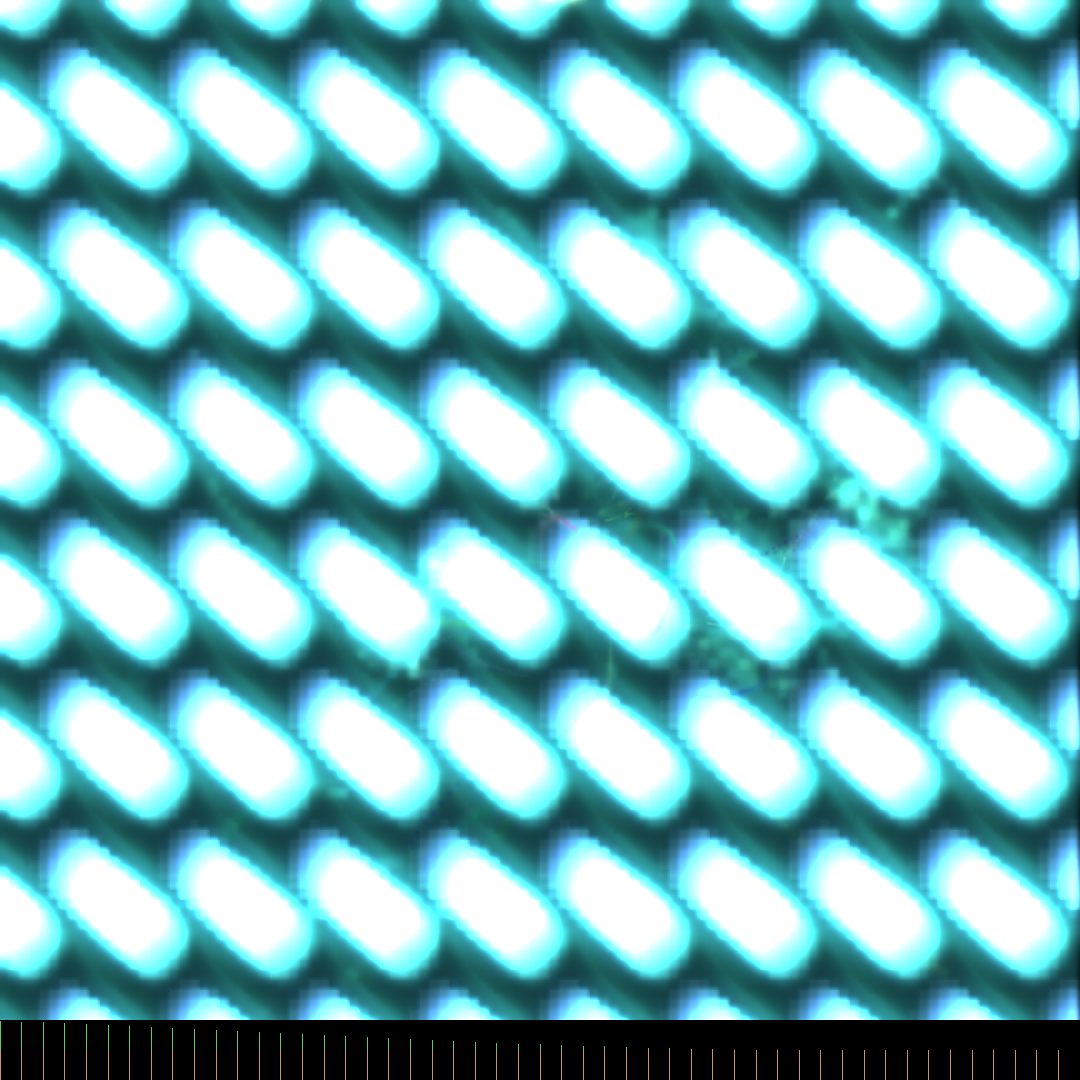

The script that saved this image:
import numpy as np
from PIL import Image
import math
import colorsys

# Symbiotic Algorithms - Where Mathematical Systems Collaborate
# Multiple algorithms working together, each contributing its unique perspective

WIDTH, HEIGHT = 1080, 1080

# Initialize shared canvas
canvas = np.zeros((HEIGHT, WIDTH, 3), dtype=np.float32)

# Communication system for algorithms to share information
class CommunicationHub:
    def __init__(self):
        self.messages = []
        self.energy_field = np.zeros((HEIGHT//10, WIDTH//10))  # Shared energy map
        self.harmony_score = 0.5
        self.collaboration_history = []
        
    def broadcast(self, sender, message_type, data):
        """Allow algorithms to send messages to each other"""
        self.messages.append({
            'sender': sender,
            'type': message_type,
            'data': data,
            'timestamp': len(self.collaboration_history)
        })
        
    def receive(self, receiver):
        """Get messages relevant to a receiver"""
        relevant = [m for m in self.messages if m['sender'] != receiver]
        self.messages = []  # Clear after reading
        return relevant
        
    def update_energy(self, x, y, amount):
        """Update shared energy field"""
        grid_x = int(x / 10)
        grid_y = int(y / 10)
        if 0 <= grid_x < WIDTH//10 and 0 <= grid_y < HEIGHT//10:
            self.energy_field[grid_y, grid_x] += amount
            
    def get_local_energy(self, x, y):
        """Get energy at a location"""
        grid_x = int(x / 10)
        grid_y = int(y / 10)
        if 0 <= grid_x < WIDTH//10 and 0 <= grid_y < HEIGHT//10:
            return self.energy_field[grid_y, grid_x]
        return 0

# Algorithm 1: Wave Generator
class WaveGenerator:
    def __init__(self, hub):
        self.hub = hub
        self.phase = 0
        self.frequency = 0.05
        self.amplitude = 50
        self.name = 'wave'
        
    def generate(self, canvas):
        """Create interference patterns"""
        messages = self.hub.receive(self.name)
        
        # Adapt based on messages
        for msg in messages:
            if msg['type'] == 'energy_spike':
                # Increase frequency near energy spikes
                self.frequency = min(0.1, self.frequency + 0.001)
            elif msg['type'] == 'pattern_void':
                # Fill voids with waves
                void_x, void_y = msg['data']['position']
                self._create_ripple(canvas, void_x, void_y)
        
        # Generate primary waves
        for y in range(0, HEIGHT, 5):
            for x in range(0, WIDTH, 5):
                # Wave function influenced by local energy
                local_energy = self.hub.get_local_energy(x, y)
                
                wave1 = math.sin(x * self.frequency + self.phase)
                wave2 = math.cos(y * self.frequency * 0.8 + self.phase * 0.7)
                
                combined = (wave1 + wave2) / 2
                
                # Energy modulates amplitude
                amplitude = self.amplitude * (0.5 + 0.5 * local_energy)
                intensity = (combined + 1) / 2 * amplitude / 100
                
                if intensity > 0.1:
                    # Cool blues and cyans
                    hue = 0.5 + 0.1 * combined
                    sat = 0.7
                    val = intensity
                    
                    r, g, b = colorsys.hsv_to_rgb(hue, sat, val)
                    
                    # Soft brush
                    for dy in range(-2, 3):
                        for dx in range(-2, 3):
                            px, py = x + dx, y + dy
                            if 0 <= px < WIDTH and 0 <= py < HEIGHT:
                                canvas[py, px] += np.array([r, g, b]) * 0.1
                
                # Update energy field
                if combined > 0.5:
                    self.hub.update_energy(x, y, 0.1)
        
        self.phase += 0.1
        
        # Broadcast wave peaks
        if self.phase % (2 * math.pi) < 0.1:
            self.hub.broadcast(self.name, 'wave_peak', {'phase': self.phase})
    
    def _create_ripple(self, canvas, cx, cy):
        """Create ripple effect at specific location"""
        for r in range(20, 80, 5):
            for angle in np.linspace(0, 2*np.pi, int(r)):
                x = cx + r * math.cos(angle)
                y = cy + r * math.sin(angle)
                
                if 0 <= x < WIDTH and 0 <= y < HEIGHT:
                    fade = 1 - (r / 80)
                    intensity = fade * 0.3
                    
                    canvas[int(y), int(x)] += np.array([0.3, 0.5, 0.8]) * intensity

# Algorithm 2: Particle Swarm
class ParticleSwarm:
    def __init__(self, hub, num_particles=30):  # Fewer particles for speed
        self.hub = hub
        self.name = 'swarm'
        self.particles = []
        
        for _ in range(num_particles):
            self.particles.append({
                'pos': np.random.rand(2) * [WIDTH, HEIGHT],
                'vel': np.random.randn(2) * 2,
                'color': np.random.random(),
                'trail': []
            })
        
        self.center = np.array([WIDTH/2, HEIGHT/2])
        
    def generate(self, canvas):
        """Particle swarm optimization with communication"""
        messages = self.hub.receive(self.name)
        
        # React to messages
        attractors = []
        for msg in messages:
            if msg['type'] == 'growth_point':
                attractors.append(msg['data']['position'])
            elif msg['type'] == 'wave_peak':
                # Particles surf on wave peaks
                for particle in self.particles:
                    particle['vel'] += np.random.randn(2) * 0.5
        
        # Update particles
        for particle in self.particles:
            # Swarm behavior
            to_center = self.center - particle['pos']
            
            # Attraction to energy centers
            local_energy = self.hub.get_local_energy(particle['pos'][0], particle['pos'][1])
            
            if local_energy > 0.5:
                # Found energy source - broadcast it
                self.hub.broadcast(self.name, 'energy_spike', 
                                 {'position': particle['pos'].tolist(), 
                                  'strength': local_energy})
            
            # Move toward attractors from other systems
            for attractor in attractors:
                to_attractor = np.array(attractor) - particle['pos']
                if np.linalg.norm(to_attractor) < 200:
                    particle['vel'] += to_attractor * 0.01
            
            # Update velocity with friction
            particle['vel'] += to_center * 0.001
            particle['vel'] *= 0.98
            
            # Update position
            particle['pos'] += particle['vel']
            
            # Wrap boundaries
            particle['pos'] = particle['pos'] % [WIDTH, HEIGHT]
            
            # Store trail
            particle['trail'].append(particle['pos'].copy())
            if len(particle['trail']) > 20:
                particle['trail'].pop(0)
            
            # Draw particle and trail
            for i, pos in enumerate(particle['trail']):
                intensity = (i + 1) / len(particle['trail'])
                
                hue = particle['color']
                sat = 0.6 + 0.4 * local_energy
                val = intensity * 0.8
                
                r, g, b = colorsys.hsv_to_rgb(hue, sat, val)
                
                x, y = int(pos[0]), int(pos[1])
                if 0 <= x < WIDTH and 0 <= y < HEIGHT:
                    canvas[y, x] += np.array([r, g, b]) * 0.2
            
            # Update energy where particles pass
            self.hub.update_energy(particle['pos'][0], particle['pos'][1], 0.05)
        
        # Update swarm center based on energy
        if len(self.particles) > 0:
            high_energy_particles = [p for p in self.particles 
                                   if self.hub.get_local_energy(p['pos'][0], p['pos'][1]) > 0.3]
            if high_energy_particles:
                self.center = np.mean([p['pos'] for p in high_energy_particles], axis=0)

# Algorithm 3: Growth System (Simplified L-System)
class GrowthSystem:
    def __init__(self, hub):
        self.hub = hub
        self.name = 'growth'
        self.branches = []
        self.generation = 0
        
    def generate(self, canvas):
        """Grow structures based on energy and messages"""
        messages = self.hub.receive(self.name)
        
        # Find good places to grow
        growth_spots = []
        for msg in messages:
            if msg['type'] == 'energy_spike':
                growth_spots.append(msg['data']['position'])
        
        # Also check energy field for growth opportunities
        if self.generation % 10 == 0:
            for y in range(0, HEIGHT, 20):
                for x in range(0, WIDTH, 20):
                    if self.hub.get_local_energy(x, y) > 0.7:
                        growth_spots.append([x, y])
        
        # Grow from high energy spots
        for spot in growth_spots[:3]:  # Limit growth points
            self._grow_structure(canvas, spot[0], spot[1])
            
            # Broadcast growth location
            self.hub.broadcast(self.name, 'growth_point', {'position': spot})
        
        # Check for empty areas and request help
        if self.generation % 20 == 0:
            empty_spots = self._find_empty_areas(canvas)
            for spot in empty_spots:
                self.hub.broadcast(self.name, 'pattern_void', {'position': spot})
        
        self.generation += 1
    
    def _grow_structure(self, canvas, x, y):
        """Grow a simple branching structure"""
        length = 30
        angle = np.random.random() * 2 * np.pi
        
        branches = [(x, y, angle, length)]
        
        for _ in range(3):  # 3 levels of branching
            new_branches = []
            
            for bx, by, bangle, blength in branches:
                # Draw branch
                for step in range(int(blength)):
                    t = step / blength
                    
                    px = bx + step * math.cos(bangle)
                    py = by + step * math.sin(bangle)
                    
                    if 0 <= px < WIDTH and 0 <= py < HEIGHT:
                        # Color based on energy
                        local_energy = self.hub.get_local_energy(px, py)
                        
                        hue = 0.3 - 0.1 * local_energy  # Green to yellow
                        sat = 0.7
                        val = 0.6 * (1 - t)  # Fade toward tips
                        
                        r, g, b = colorsys.hsv_to_rgb(hue, sat, val)
                        
                        canvas[int(py), int(px)] += np.array([r, g, b]) * 0.3
                        
                        # Deposit energy
                        self.hub.update_energy(px, py, 0.02)
                
                # Branch
                if blength > 10:
                    for _ in range(2):
                        new_angle = bangle + np.random.uniform(-0.5, 0.5)
                        new_length = blength * 0.7
                        end_x = bx + blength * math.cos(bangle)
                        end_y = by + blength * math.sin(bangle)
                        new_branches.append((end_x, end_y, new_angle, new_length))
            
            branches = new_branches
    
    def _find_empty_areas(self, canvas):
        """Find areas that need patterns"""
        empty_spots = []
        
        for y in range(50, HEIGHT-50, 100):
            for x in range(50, WIDTH-50, 100):
                # Check local area
                local_sum = np.sum(canvas[y-25:y+25, x-25:x+25])
                
                if local_sum < 10:  # Very dark area
                    empty_spots.append((x, y))
        
        return empty_spots

# Algorithm 4: Harmonizer
class Harmonizer:
    def __init__(self, hub):
        self.hub = hub
        self.name = 'harmonizer'
        
    def generate(self, canvas):
        """Create harmony between other algorithms' outputs"""
        # Analyze current state
        total_brightness = np.mean(canvas)
        color_variance = np.std(canvas)
        
        # Update harmony score
        self.hub.harmony_score = 1 / (1 + color_variance)
        
        # Smooth transitions between different algorithm outputs
        if total_brightness > 0.1:
            # Apply subtle Gaussian blur to blend
            from scipy.ndimage import gaussian_filter
            for channel in range(3):
                canvas[:, :, channel] = gaussian_filter(canvas[:, :, channel], sigma=1)
        
        # Add connecting elements where algorithms meet
        energy_field = self.hub.energy_field
        
        # Find energy gradients
        gy, gx = np.gradient(energy_field)
        gradient_magnitude = np.sqrt(gx**2 + gy**2)
        
        # Draw connections at high gradient areas
        high_gradient_points = np.where(gradient_magnitude > 0.1)
        
        for i in range(min(len(high_gradient_points[0]), 50)):
            gy = high_gradient_points[0][i] * 10
            gx = high_gradient_points[1][i] * 10
            
            if 0 <= gx < WIDTH and 0 <= gy < HEIGHT:
                # Create harmony lines
                angle = math.atan2(gy - HEIGHT/2, gx - WIDTH/2)
                
                for r in range(20):
                    px = gx + r * math.cos(angle + np.pi/2)
                    py = gy + r * math.sin(angle + np.pi/2)
                    
                    if 0 <= px < WIDTH and 0 <= py < HEIGHT:
                        # Harmony color - white with rainbow tint
                        hue = (gx / WIDTH + gy / HEIGHT) / 2
                        sat = 0.3
                        val = 0.5 * (1 - r/20)
                        
                        r_color, g_color, b_color = colorsys.hsv_to_rgb(hue, sat, val)
                        
                        canvas[int(py), int(px)] += np.array([r_color, g_color, b_color]) * 0.1

# Create collaborative system
print("Initializing symbiotic algorithms...")
hub = CommunicationHub()

algorithms = [
    WaveGenerator(hub),
    ParticleSwarm(hub),
    GrowthSystem(hub),
    Harmonizer(hub)
]

# Let them collaborate
print("Beginning algorithmic collaboration...")

for iteration in range(50):  # Reduced iterations
    if iteration % 10 == 0:
        print(f"Iteration {iteration}: Harmony score: {hub.harmony_score:.3f}")
    
    # Each algorithm contributes
    for algo in algorithms:
        algo.generate(canvas)
    
    # Record collaboration state
    hub.collaboration_history.append({
        'iteration': iteration,
        'harmony': hub.harmony_score,
        'total_energy': np.sum(hub.energy_field),
        'message_count': len(hub.messages)
    })

# Final enhancement - visualize the collaboration network
print("Visualizing collaboration patterns...")

# Draw energy field as subtle background
energy_normalized = hub.energy_field / (np.max(hub.energy_field) + 1e-6)

for y in range(HEIGHT//10):
    for x in range(WIDTH//10):
        if energy_normalized[y, x] > 0.1:
            # Draw energy as subtle glow
            for py in range(y*10, (y+1)*10):
                for px in range(x*10, (x+1)*10):
                    if 0 <= px < WIDTH and 0 <= py < HEIGHT:
                        glow = energy_normalized[y, x] * 0.2
                        canvas[py, px] += np.array([glow, glow*0.8, glow*0.6])

# Normalize and convert
canvas = np.clip(canvas, 0, 1)
image_array = (canvas * 255).astype(np.uint8)

# Add collaboration timeline at bottom
timeline_height = 60
timeline = np.zeros((timeline_height, WIDTH, 3), dtype=np.uint8)

if hub.collaboration_history:
    for i, state in enumerate(hub.collaboration_history):
        x = int(i * WIDTH / len(hub.collaboration_history))
        
        # Harmony level
        harmony_height = int(state['harmony'] * timeline_height)
        for y in range(harmony_height):
            if x < WIDTH:
                timeline[timeline_height - y - 1, x] = [100, 200, 100]  # Green for harmony
        
        # Energy level (scaled)
        energy_height = int(min(state['total_energy'] / 100, 1) * timeline_height * 0.5)
        for y in range(energy_height):
            if x < WIDTH and y < timeline_height:
                timeline[timeline_height - y - 1, x] = [200, 150, 100]  # Orange for energy

# Combine
final_image = np.zeros((HEIGHT, WIDTH, 3), dtype=np.uint8)
final_image[:HEIGHT-timeline_height] = image_array[:HEIGHT-timeline_height]
final_image[HEIGHT-timeline_height:] = timeline

# Save
image = Image.fromarray(final_image, 'RGB')
image.save('/home/[user]/Art/artworks/2025-08-05_symbiotic_algorithms/symbiotic_algorithms_01.png')

print("Symbiotic algorithms complete.")
print(f"Final harmony score: {hub.harmony_score:.3f}")
print(f"Total energy generated: {np.sum(hub.energy_field):.1f}")
print("Four algorithms, each incomplete alone, created completeness together.")